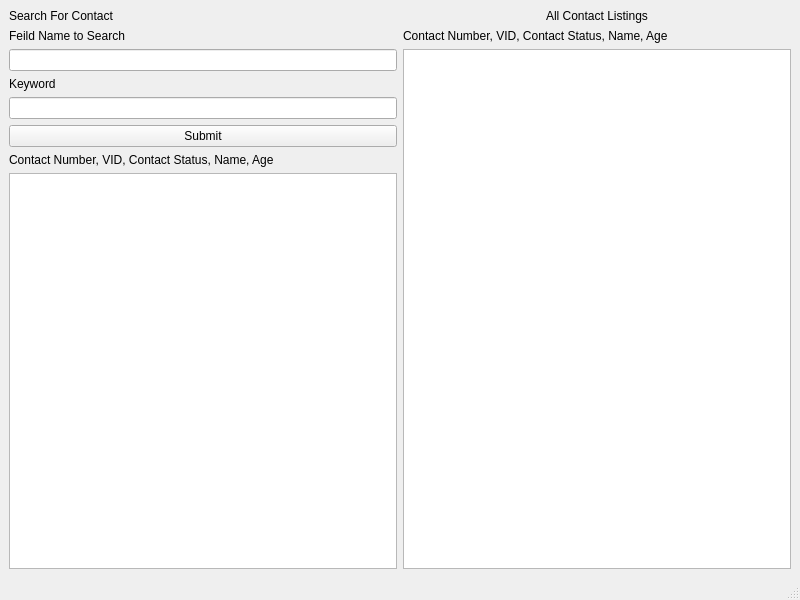
<?xml version="1.0" encoding="UTF-8"?>
<ui version="4.0">
 <class>DataRetrieval</class>
 <widget class="QMainWindow" name="DataRetrieval">
  <property name="geometry">
   <rect>
    <x>0</x>
    <y>0</y>
    <width>800</width>
    <height>600</height>
   </rect>
  </property>
  <property name="windowTitle">
   <string>DataRetrieval</string>
  </property>
  <widget class="QWidget" name="centralwidget">
   <layout class="QGridLayout" name="gridLayout">
    <item row="0" column="0">
     <layout class="QHBoxLayout" name="horizontalLayout">
      <item>
       <layout class="QVBoxLayout" name="verticalLayout_2">
        <item>
         <widget class="QLabel" name="label_2">
          <property name="text">
           <string>Search For Contact</string>
          </property>
         </widget>
        </item>
        <item>
         <widget class="QLabel" name="label_3">
          <property name="text">
           <string>Feild Name to Search </string>
          </property>
         </widget>
        </item>
        <item>
         <widget class="QLineEdit" name="feildName"/>
        </item>
        <item>
         <widget class="QLabel" name="label_4">
          <property name="text">
           <string>Keyword</string>
          </property>
         </widget>
        </item>
        <item>
         <widget class="QLineEdit" name="keyword"/>
        </item>
        <item>
         <widget class="QPushButton" name="submit">
          <property name="text">
           <string>Submit</string>
          </property>
         </widget>
        </item>
        <item>
         <widget class="QLabel" name="label_5">
          <property name="text">
           <string>Contact Number, VID, Contact Status, Name, Age</string>
          </property>
         </widget>
        </item>
        <item>
         <widget class="QTableView" name="search"/>
        </item>
       </layout>
      </item>
      <item>
       <layout class="QVBoxLayout" name="verticalLayout">
        <item>
         <widget class="QLabel" name="label">
          <property name="text">
           <string>All Contact Listings</string>
          </property>
          <property name="alignment">
           <set>Qt::AlignCenter</set>
          </property>
         </widget>
        </item>
        <item>
         <widget class="QLabel" name="label_6">
          <property name="text">
           <string>Contact Number, VID, Contact Status, Name, Age</string>
          </property>
         </widget>
        </item>
        <item>
         <widget class="QTableView" name="allContacts"/>
        </item>
       </layout>
      </item>
     </layout>
    </item>
   </layout>
  </widget>
  <widget class="QMenuBar" name="menubar">
   <property name="geometry">
    <rect>
     <x>0</x>
     <y>0</y>
     <width>800</width>
     <height>19</height>
    </rect>
   </property>
  </widget>
  <widget class="QStatusBar" name="statusbar"/>
 </widget>
 <resources/>
 <connections/>
</ui>
